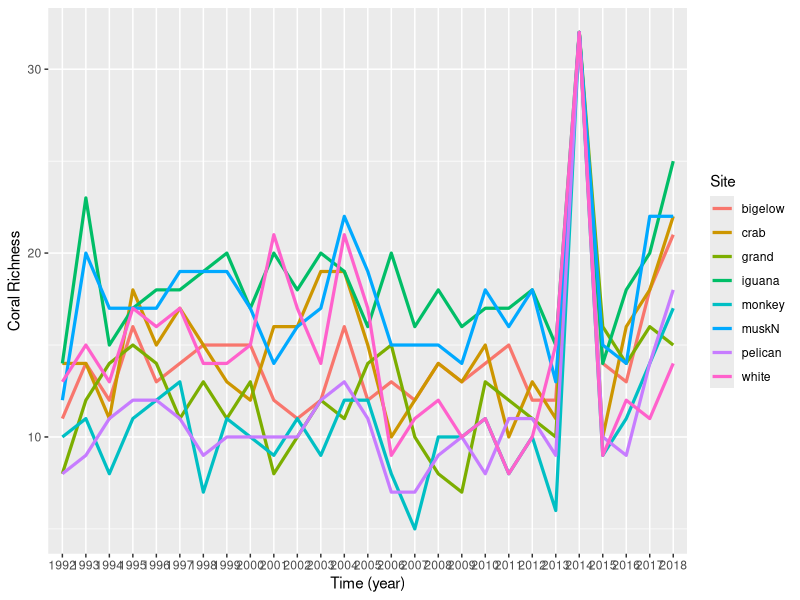
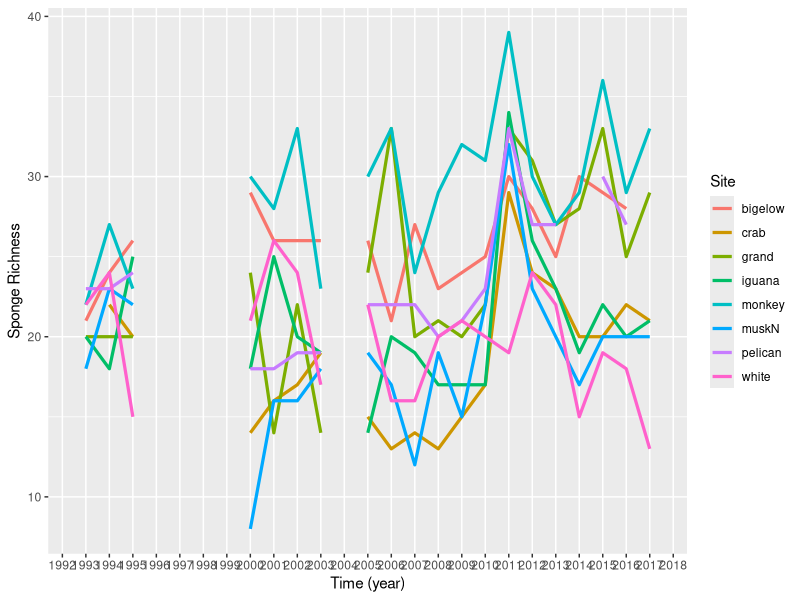
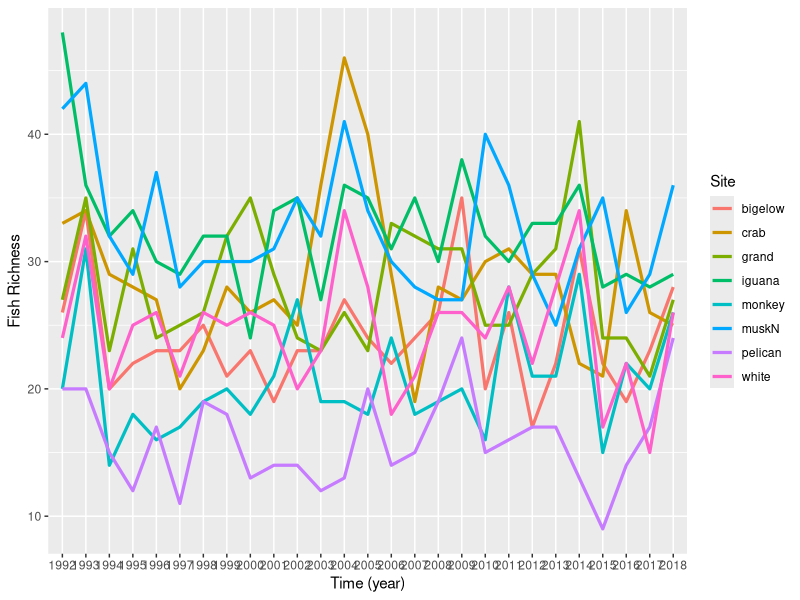
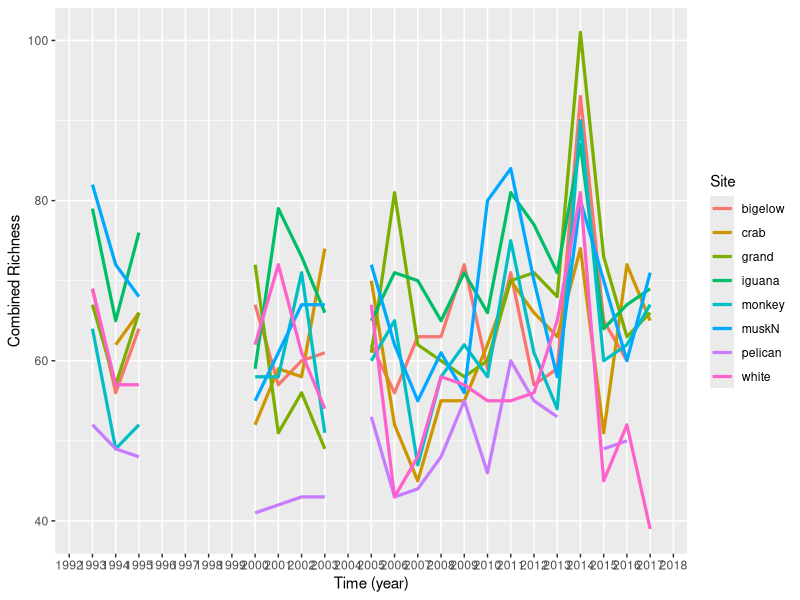
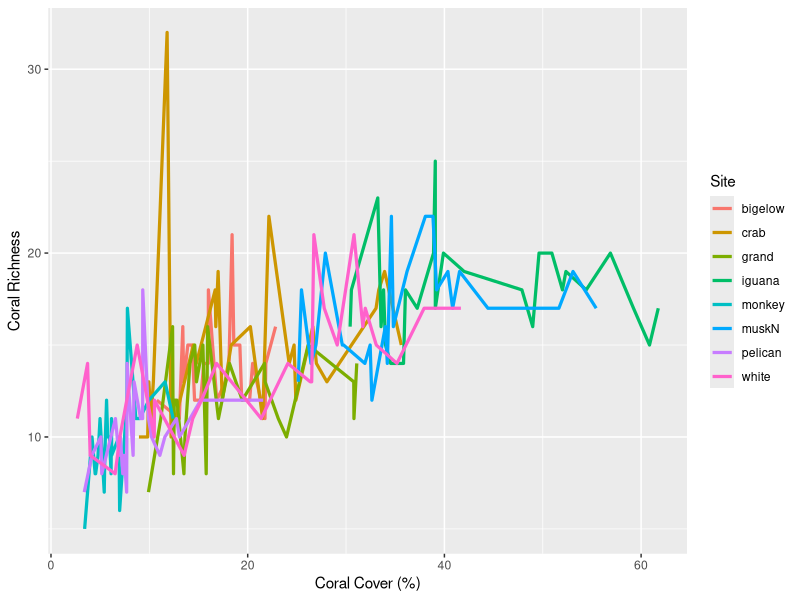
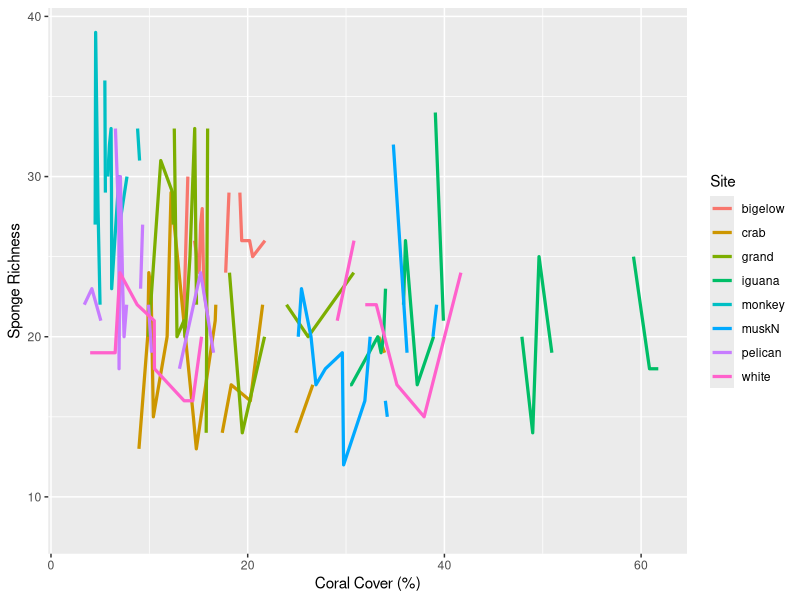
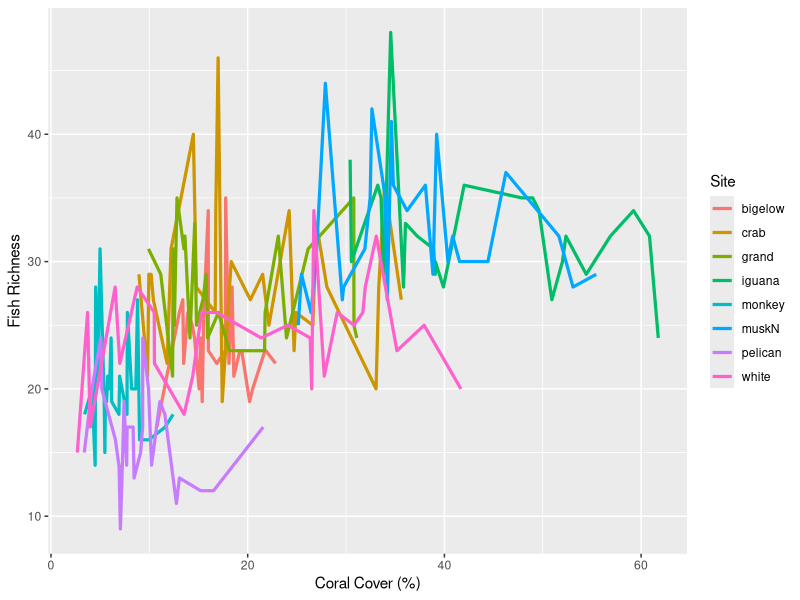
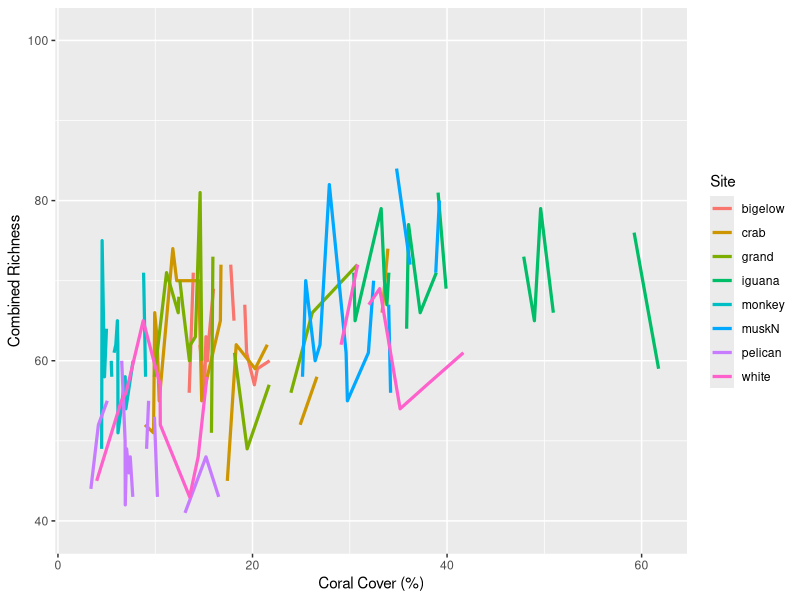

Write the R code that produced these figures, in order.
### Nicole Keefner
### Master's Thesis



## Use *** to search for errors in the code or areas that need more work



## Set Working Directory
## Install packages



## Load packages
library(tidyverse)
library(tidyr)
library(plyr)
library(dplyr)
library(ggplot2)
library(reshape2)



## Import coral dataset
benthic_raw <- read.csv("benthic.csv", header = T)

# Only select rows and columns for which there are values entered (benthic_raw has extraneous rows)
benthic_raw <- benthic_raw[1:1053,1:137]

# Only retain the 8 main sites:
# Pelican Ghut, Grand Ghut, Crab Cove, Muskmelon, Bigelow, White Bay, Monkey Point, and Guana Head
benthic_raw$site <- as.character(benthic_raw$site)
benthic_raw <- benthic_raw[benthic_raw$site == "muskN" | benthic_raw$site == "pelican" | benthic_raw$site == "crab" | 
                          benthic_raw$site == "bigelow" | benthic_raw$site == "monkey" | benthic_raw$site == "iguana" |
                            benthic_raw$site == "white" | benthic_raw$site == "grand", ]
benthic_raw$site <- as.factor(benthic_raw$site)

# Create new column called "Site_Year" that combines the year and site as ####_Sitename
benthic_raw <- transform(benthic_raw, Site_Year = paste(benthic_raw$year, benthic_raw$site, sep="_"))

# Create new column in all datasets called Taxa, so if dataframes are combined, I know which dataset the information came from
benthic_raw$Taxa <- "Coral"

# Put dataset into long form (i.e. so species codes are in a single column rather than having one column for each species code)
# key = "title of new column", value = "numbers being moved around because of the key", 
# ":" specifies which columns should be included in key
benthic_raw_longform <- benthic_raw %>%
  gather(key = "Taxonomic_Group", value = "Count", acpa:sosp)

# Double-check
summary(benthic_raw_longform)

# Taxonomic_Group is being read as a character, but it should be a factor
# overwrite column so it is a factor
benthic_raw_longform$Taxonomic_Group <- as.factor(benthic_raw_longform$Taxonomic_Group)

# Can also make Year a factor instead of an integer
benthic_raw_longform$year <- as.factor(benthic_raw_longform$year)

# Summary Information
str(benthic_raw_longform)
summary(benthic_raw_longform)
summary(benthic_raw_longform$site)
summary(benthic_raw_longform$year)

# Aggregate groups by the site and year then averages the percent covers for each of these across all transects
coral_percentcover <- aggregate(benthic_raw_longform$livecoral_all_cover, 
                            by = list(benthic_raw_longform$site, benthic_raw_longform$year), 
                            FUN = mean)
# Double-check environment to make sure output makes sense: 8sites*27years = 216 values for percentcover
# Rename columns to match the data in them
names(coral_percentcover) <- c("Site", "Year", "Percent_Coral_Cover")

# Aggregate groups by the site, year, taxgroup then averages the counts for each of these across all transects
coral_averages <- aggregate(benthic_raw_longform$Count, 
                             by = list(benthic_raw_longform$site, benthic_raw_longform$year, benthic_raw_longform$Taxonomic_Group), 
                             FUN = mean)
# Double-check environment to make sure output makes sense: 8sites*27years*32taxgroups = 6912 averages
#***change column headers to match the data in them

# Define new function to use in the aggregate function to calculate richness similar to how mean was used above
richness = function(x){
  return(length(x[x>0]))
}

# Aggregate groups by the site and year then uses the function we created above to calculate richness
coral_richness <- aggregate(coral_averages$x, 
                             by = list(coral_averages$Group.1, coral_averages$Group.2), 
                              FUN = richness)
# Double-check environment to make sure output makes sense: 8sites*27years = 216 values for richness
# Rename columns to match the data in them
names(coral_richness) <- c("Site", "Year", "Coral_Richness")



## Import sponge dataset
sponge_raw <- read.csv("sponge.csv", header = T)

# Only select rows and columns for which there are values entered (sponge_raw has extraneous rows and columns)
sponge_raw <- sponge_raw[1:575,1:65]

# Sometimes site names were entered using different capitalization. 
# Correct these entry mistakes by making names consistent
summary(sponge_raw$Site)
sponge_raw$Site <- revalue(sponge_raw$Site, c("Pelican" = "pelican"))

# Only retain the 8 main sites:
# Pelican Ghut, Grand Ghut, Crab Cove, Muskmelon, Bigelow, White Bay, Monkey Point, and Guana Head
sponge_raw$Site <- as.character(sponge_raw$Site)
sponge_raw <- sponge_raw[sponge_raw$Site == "muskN" | sponge_raw$Site == "pelican" | sponge_raw$Site == "crab" | 
                           sponge_raw$Site == "bigelow" | sponge_raw$Site == "monkey" | sponge_raw$Site == "iguana" |
                           sponge_raw$Site == "white" | sponge_raw$Site == "grand", ]
sponge_raw$Site <- as.factor(sponge_raw$Site)

# Some "ghost" factors are being retained for transect and observer
# Remove these ghost factors
summary(sponge_raw)
sponge_raw$Observer <- as.character(sponge_raw$Observer)
sponge_raw <- sponge_raw[sponge_raw$Observer == "E MacLean" | sponge_raw$Observer == "L Jarecki", ]
sponge_raw$Observer <- as.factor(sponge_raw$Observer)

sponge_raw$Transect <- as.character(sponge_raw$Transect)
sponge_raw <- sponge_raw[sponge_raw$Transect == "1" | sponge_raw$Transect == "2" | sponge_raw$Transect == "3" | 
                           sponge_raw$Transect == "4" | sponge_raw$Transect == "T", ]
sponge_raw$Transect <- as.factor(sponge_raw$Transect)

# Create new column called "Site_Year" that combines the year and site as ####_Sitename
sponge_raw <- transform(sponge_raw, Site_Year = paste(sponge_raw$Year, sponge_raw$Site, sep="_"))

# Create new column in all datasets called Taxa, so if dataframes are combined, I know which dataset the information came from
sponge_raw$Taxa <- "Sponge"

# Put dataset into long form (i.e. so species codes are in a single column rather than having one column for each species code)
# key = "title of new column", value = "numbers being moved around because of the key", 
# ":" specifies which columns should be included in key
sponge_raw_longform <- sponge_raw %>%
  gather(key = "Taxonomic_Group", value = "Count", Agelas.clathrodes..Agelas.citrina.or.Clathria.faviformis:Black..spiny..purple.exudate.but.not.slimy)

# Double-check
summary(sponge_raw_longform)

# Taxonomic_Group is being read as a character, but it should be a factor
# overwrite column so it is a factor
sponge_raw_longform$Taxonomic_Group <- as.factor(sponge_raw_longform$Taxonomic_Group)

# Can also make Year a factor instead of an integer
sponge_raw_longform$Year <- as.factor(sponge_raw_longform$Year)

# Summary Information
str(sponge_raw_longform)
summary(sponge_raw_longform)
summary(sponge_raw_longform$Site)
summary(sponge_raw_longform$Year)

# Aggregate groups by the site, year, taxgroup then averages the counts for each of these across all transects
sponge_averages <- aggregate(sponge_raw_longform$Count, 
                             by = list(sponge_raw_longform$Site, sponge_raw_longform$Year, sponge_raw_longform$Taxonomic_Group), 
                             FUN = mean)
# Double-check environment to make sure output makes sense: (8sites*20years - 4site_yearsthatweren'tsurveyed)*58taxgroups = 9048 averages
#***change column headers to match the data in them

# Aggregate groups by the site and year then uses the function we created above to calculate richness
sponge_richness <- aggregate(sponge_averages$x, 
                             by = list(sponge_averages$Group.1, sponge_averages$Group.2), 
                             FUN = richness)
# Double-check environment to make sure output makes sense: 8sites*20years - 4site_yearsthatweren'tsurveyed = 156 averages
# Rename columns to match the data in them
names(sponge_richness) <- c("Site", "Year", "Sponge_Richness")

# Some data checking for sponges:
# # Convert to wide form
# sponge_raw_wideform <- spread(sponge_raw_longform, Taxonomic_Group, Count)
# # ***Error because spread function doesn't work with duplicate row identifiers***
# # ***So, need to figure out how to group by site-year
# # In this case, sometimes the same transect was recorded 3 times in the same year at a given site e.g.:
# # Transect  Site  Year
# # 2         muskN 2012
# # 2         muskN 2012
# 
# # Check that observations were made at every site for every year
# # 20 years and 8 sites = 160 observations expected
# check1 <- unique(sponge_raw_longform$Site_Year)
# # because check1 has 156 levels, almost every site was visited for all years
# # After closer inspection, 1993_crab, 2014_pelican, 2017_pelican, and 2017_bigelow are missing
# 
# # Create new subset for all the times where transect length is not 30 m
# not30 <-sponge_raw[sponge_raw$Transect.Length..m. != "30", 1:7]



## Import fish datasets (see "Fish Metadata.docx" for more information)
fish_raw <- read.csv("fish.csv", header = T)

# Sometimes site names were entered using different number of spaces. 
# Correct these entry mistakes by making names consistent
summary(fish_raw$site)
fish_raw$site <- revalue(fish_raw$site, c("pelican   " = "pelican"))

# Only retain the 8 main sites:
# Pelican Ghut, Grand Ghut, Crab Cove, Muskmelon, Bigelow, White Bay, Monkey Point, and Guana Head
fish_raw$site <- as.character(fish_raw$site)
fish_raw <- fish_raw[fish_raw$site == "muskN" | fish_raw$site == "pelican" | fish_raw$site == "crab" | 
                       fish_raw$site == "bigelow" | fish_raw$site == "monkey" | fish_raw$site == "iguana" |
                       fish_raw$site == "white" | fish_raw$site == "grand", ]
fish_raw$site <- as.factor(fish_raw$site)

# Only retain observations where survey == main
fish_raw$survey <- as.character(fish_raw$survey)
fish_raw <- fish_raw[fish_raw$survey == "main", ]
fish_raw$survey <- as.factor(fish_raw$survey)

# Create new column called "Site_Year" that combines the year and site as ####_Sitename
fish_raw <- transform(fish_raw, Site_Year = paste(fish_raw$year, fish_raw$site, sep = "_"))

# Create new column in all datasets called Taxa, so if dataframes are combined, I know which dataset the information came from
fish_raw$Taxa <- "Fish"

# Put fish_raw into long form (i.e. so species codes are in a single column rather than having one column for each species code)
# key = "title of new column", value = "numbers being moved around because of the key", 
# ":" specifies which columns should be included in key
fish_raw_longform <- fish_raw %>% gather(key = "KEY", value = "Count", popaa:kysea)

# Because the species codes end with j or a to distinguish adult and juveniles,
# Split new KEY column into species_code and age_class columns
KEY <- as.character(fish_raw_longform$KEY)
fish_split <- data.frame("Species_Code" = substr(KEY, 1, (nchar(KEY)-1)), "Age_Class" = substr(KEY, nchar(KEY), nchar(KEY)))

# Combine long-form dataset with the split columns dataframe
fish_raw_longform <- cbind(fish_raw_longform, fish_split)
# ***^This step adds extraneous 56 rows

# Only retain observations where Age_Class == adult
#***Clear Justification
fish_raw_longform$Age_Class <- as.character(fish_raw_longform$Age_Class)
fish_raw_longform <- fish_raw_longform[fish_raw_longform$Age_Class == "a", ]
fish_raw_longform$Age_Class <- as.factor(fish_raw_longform$Age_Class)

# Import fish codes to get common names
fish_codes <- read.csv("fish_codes.csv", header = T)

# Rename notes column in fish_codes dataframe to avoid confusion with other notes column
colnames(fish_codes)[colnames(fish_codes) == "notes"] <- "Fish taxonomy notes"

# Rename column in fish_codes dataframe to use as a key to merge this information with the raw data
colnames(fish_codes)[colnames(fish_codes) == "new_code"] <- "KEY"
fish_raw_longform <- merge(fish_raw_longform, fish_codes, by = "KEY", all = T)

# # Remove observations where Count is NA
# #***Are NA's zeroes?
# fish_raw_longform <- fish_raw_longform[!is.na(fish_raw_longform$Count),]

# Can also make Year a factor instead of an integer
fish_raw_longform$year <- as.factor(fish_raw_longform$year)

# Summary Information
str(fish_raw_longform)
summary(fish_raw_longform)
summary(fish_raw_longform$site)
summary(fish_raw_longform$year)
# ************** There are NA's throughout the dataset. This is definitely a mistake early on in the code that I need to fix.

# Aggregate groups by the site, year, speciescode then averages the counts for each of these across all transects
fish_averages <- aggregate(fish_raw_longform$Count, 
                             by = list(fish_raw_longform$site, fish_raw_longform$year, fish_raw_longform$Species_Code), 
                             FUN = mean)
# ***Double-check environment to make sure output makes sense: 8sites*27years*119taxgroups = 25,704 averages
# ***but this gives 24,624 averages, need to look into why this may be (probably something to do with the taxgroups)
#***change column headers to match the data in them

# Aggregate groups by the site and year then uses the function we created above to calculate richness
fish_richness <- aggregate(fish_averages$x, 
                             by = list(fish_averages$Group.1, fish_averages$Group.2), 
                             FUN = richness)
# Double-check environment to make sure output makes sense: 8sites*27years = 216 richness values
# Rename columns to match the data in them
names(fish_richness) <- c("Site", "Year", "Fish_Richness")

# Data checking for fishes
# # Failed attempts at reformatting data to wide form
# #***Error because spread function doesn't work with duplicate row identifiers***
# # Reduce number of columns to convert to wide form
# fish_raw_longform_reduced <- fish_raw_longform[,c("notes","year", "month", "day", "site", "transect", 
#                                                   "fixed_transect", "Count", "Species_Code", "Family", 
#                                                   "common.name", "Fish taxonomy notes", "Site_Year", "Taxa")]
# # Keep only the columns that I need to convert to wide form
# fish_raw_longform_minimum <- fish_raw_longform_reduced[,c("notes", "year", "month", "day", "site", "transect", 
#                                                           "fixed_transect", "Count", "Species_Code")]
# # Try using melt
# fish_raw_wideform_melt <- melt(fish_raw_longform_minimum, id.vars = fish_raw_longform_minimum$Species_Code, measure.vars = fish_raw_longform_minimum$Count,
#      variable.name = "variable")
# # Convert to wide form
# fish_raw_wideform <- spread(fish_raw_longform_reduced, Species_Code, Count)
# fish_raw_wideform_min <- spread(fish_raw_longform_minimum, Species_Code, Count)
# # Note that there are 2 times more observations now than in the original raw wide format - 
# summary(fish_raw$site)
# summary(fish_raw_wideform$site)
# # this is because A/J are in different rows, not listed in different columns

# # Check that observations were made at every site for every year
# # 25 years and 8 sites = 200 observations expected
# check2 <- unique(fish_raw_longform_reduced$Site_Year)
# # because check2 has 200 levels, every site was visited for all 25 years
# 
# # ***Add transect length from sponge dataset to the corresponding observations in the fish dataset?***
# summary(fish_raw_longform_reduced$transect)
# summary(sponge_raw_longform$Transect)
# # Because the levels are not the same, this may be difficult
# 
# # Check that all of the counts are integers
# sum(sponge_raw_longform$Count)
# sum(fish_raw_longform_reduced$Count)
# # ***There is definitely a more efficient way to do this***
# # Because the sum of fish counts has a decimal, create a subset of non-zero counts to ID the culprit
# fish_nozero <- fish_raw_longform_reduced[fish_raw_longform_reduced$Count != "0", ]
# # Looks like there are some 1.5's and 1.875's, so create a subset that removes these observations to 
# # determine if there are other non-integer values for Count
# fish_integertest <- fish_nozero[fish_nozero$Count == 1 | fish_nozero$Count >= 2, ]
# # Now try again,
# sum(fish_integertest$Count)
# # From a closer look at the data: 1.5, 1.875, 3.75, 4.5, 7.5, 10.5, 16.5, 19.5, 22.5, 28.5, 31.5, 37.5, and 49.5
# # are identified as non-integers, but there may be more.
# 
# # Check that for each Site_Year there are 3 transects
# sponge_num_transects <- as.data.frame(table(sponge_raw$Site_Year), responseName="num_transects")
# fish_num_transects <- as.data.frame(table(fish_raw$Site_Year), responseName="num_transects")
# # Create subsets that only include Site_Year's with more than 3 transects
# sponge_num_transects <- sponge_num_transects[sponge_num_transects$num_transects > 3, ]
# fish_num_transects <- fish_num_transects[fish_num_transects$num_transects > 3, ]
# 
# # ***Check that the transects within a given site-year are not repeated***



## Import rugosity dataset
rugosity_raw <- read.csv("Reef rugosity site x year means 2019.csv", header = T)
# Rename columns to match the format for other dataframes
names(rugosity_raw) <- c("Site", "Year", "Rugosity")


# Summarizing these variables for use in models into one table
# Year
# Site
# coral_percentcover
# coral_richness
# sponge_richness
# fish_richness

# Create new column called "Site_Year" for each of these dataframes that combines the year and site as ####_Sitename
coral_percentcover <- transform(coral_percentcover, Site_Year = paste(coral_percentcover$Year, coral_percentcover$Site, sep = "_"))
rugosity <- transform(rugosity_raw, Site_Year = paste(rugosity_raw$Year, rugosity_raw$Site, sep = "_"))
coral_richness <- transform(coral_richness, Site_Year = paste(coral_richness$Year, coral_richness$Site, sep = "_"))
sponge_richness <- transform(sponge_richness, Site_Year = paste(sponge_richness$Year, sponge_richness$Site, sep = "_"))
fish_richness <- transform(fish_richness, Site_Year = paste(fish_richness$Year, fish_richness$Site, sep = "_"))

# Merge the dataframes into one table
parameters <- merge(coral_percentcover, rugosity, by = "Site_Year", all = T)
parameters <- merge(parameters, coral_richness, by = "Site_Year", all = T)
parameters <- merge(parameters, sponge_richness, by = "Site_Year", all = T)
parameters <- merge(parameters, fish_richness, by = "Site_Year", all = T)
parameters <- parameters[,c("Site_Year","Percent_Coral_Cover", "Rugosity", "Coral_Richness", "Sponge_Richness", "Fish_Richness")]

# ***Add a column called Combined_Richness that adds the richness of corals, sponges, and fishes
# However, the combined richness will only be calculated for the Site_Year combinations where
# richness values are present for all 3 groups.
# Subset parameters data to only Site_Year and richnesses
combined_richness <- parameters[,c("Site_Year", "Coral_Richness", "Sponge_Richness", "Fish_Richness")]
# Check for complete cases and remove any rows with missing data
combined_richness <- combined_richness[complete.cases(combined_richness), ]
# Create new column called Combined_Richness with the sum of coral, sponge, and fish richness
combined_richness$Combined_Richness <- combined_richness$Coral_Richness + combined_richness$Sponge_Richness + combined_richness$Fish_Richness
# Remove richness columns except combined
combined_richness <- combined_richness[,c("Site_Year", "Combined_Richness")]

# Merge combined_richness with the parameters dataframe
parameters <- merge(parameters, combined_richness, by = "Site_Year", all = T)

# Split Site_Year column into separate Year and Site columns
parameters$Site_Year <- as.character(parameters$Site_Year)
parameters <- separate(parameters, Site_Year, into = c("Year", "Site"), sep="_")

# Save this parameter table as a .csv
#write.table(parameters, file="parameters.csv", sep=",", col.names=TRUE,row.names=FALSE)



# Make plots for x = time
ggplot(parameters, aes(x = Year, y = Coral_Richness, group = Site, color = Site)) + 
# To show points
  # geom_point() +
  geom_line(size = 1.1) +
  scale_x_discrete(name ="Time (year)") +
  scale_y_continuous(name ="Coral Richness")
#To view each of the lines separately by groups
#  facet_wrap(~ Site)

ggplot(parameters, aes(x = Year, y = Sponge_Richness, group = Site, color = Site)) + 
  geom_line(size = 1.1) +
  scale_x_discrete(name ="Time (year)") +
  scale_y_continuous(name ="Sponge Richness")
# ***Notice that this figure has line breaks where the value for Sponge Richness in that given year is NA
# # The following code will remove the line breaks by deleting the years without values and merging the line segments 
# ggplot(parameters[!is.na(parameters$Sponge_Richness),], aes(x = Year, y = Sponge_Richness, group = Site, color = Site)) + 
#   geom_line(size = 1.1) +
#   scale_x_discrete(name ="Time (year)") +
#   scale_y_continuous(name ="Sponge Richness")

ggplot(parameters, aes(x = Year, y = Fish_Richness, group = Site, color = Site)) + 
  geom_line(size = 1.1) +
  scale_x_discrete(name ="Time (year)") +
  scale_y_continuous(name ="Fish Richness")

ggplot(parameters, aes(x = Year, y = Combined_Richness, group = Site, color = Site)) + 
  geom_line(size = 1.1) +
  scale_x_discrete(name ="Time (year)") +
  scale_y_continuous(name ="Combined Richness")



# Make plots for x = % cover
ggplot(parameters, aes(x = Percent_Coral_Cover, y = Coral_Richness, color = Site)) + 
  geom_line(size = 1.1) +
  scale_x_continuous(name ="Coral Cover (%)") +
  scale_y_continuous(name ="Coral Richness")

ggplot(parameters, aes(x = Percent_Coral_Cover, y = Sponge_Richness, color = Site)) + 
  geom_line(size = 1.1) +
  scale_x_continuous(name ="Coral Cover (%)") +
  scale_y_continuous(name ="Sponge Richness")

ggplot(parameters, aes(x = Percent_Coral_Cover, y = Fish_Richness, color = Site)) + 
  geom_line(size = 1.1) +
  scale_x_continuous(name ="Coral Cover (%)") +
  scale_y_continuous(name ="Fish Richness")

ggplot(parameters, aes(x = Percent_Coral_Cover, y = Combined_Richness, color = Site)) + 
  geom_line(size = 1.1) +
  scale_x_continuous(name ="Coral Cover (%)") +
  scale_y_continuous(name ="Combined Richness")



# Make plots for x = rugosity
ggplot(parameters, aes(x = Rugosity, y = Coral_Richness, color = Site)) + 
  geom_line(size = 1.1) +
  scale_x_continuous(name ="Rugosity") +
  scale_y_continuous(name ="Coral Richness")

ggplot(parameters, aes(x = Rugosity, y = Sponge_Richness, color = Site)) + 
  geom_line(size = 1.1) +
  scale_x_continuous(name ="Rugosity") +
  scale_y_continuous(name ="Sponge Richness")

ggplot(parameters, aes(x = Rugosity, y = Fish_Richness, color = Site)) + 
  geom_line(size = 1.1) +
  scale_x_continuous(name ="Rugosity") +
  scale_y_continuous(name ="Fish Richness")

ggplot(parameters, aes(x = Rugosity, y = Combined_Richness, color = Site)) + 
  geom_line(size = 1.1) +
  scale_x_continuous(name ="Rugosity") +
  scale_y_continuous(name ="Combined Richness")



# Make plots for x = coral richness
ggplot(parameters, aes(x = Coral_Richness, y = Sponge_Richness, color = Site)) + 
  geom_line(size = 1.1) +
  scale_x_continuous(name ="Coral Richness") +
  scale_y_continuous(name ="Sponge Richness")

ggplot(parameters, aes(x = Coral_Richness, y = Fish_Richness, color = Site)) + 
  geom_line(size = 1.1) +
  scale_x_continuous(name ="Coral Richness") +
  scale_y_continuous(name ="Fish Richness")

ggplot(parameters, aes(x = Coral_Richness, y = Combined_Richness, color = Site)) + 
  geom_line(size = 1.1) +
  scale_x_continuous(name ="Coral Richness") +
  scale_y_continuous(name ="Combined Richness")
